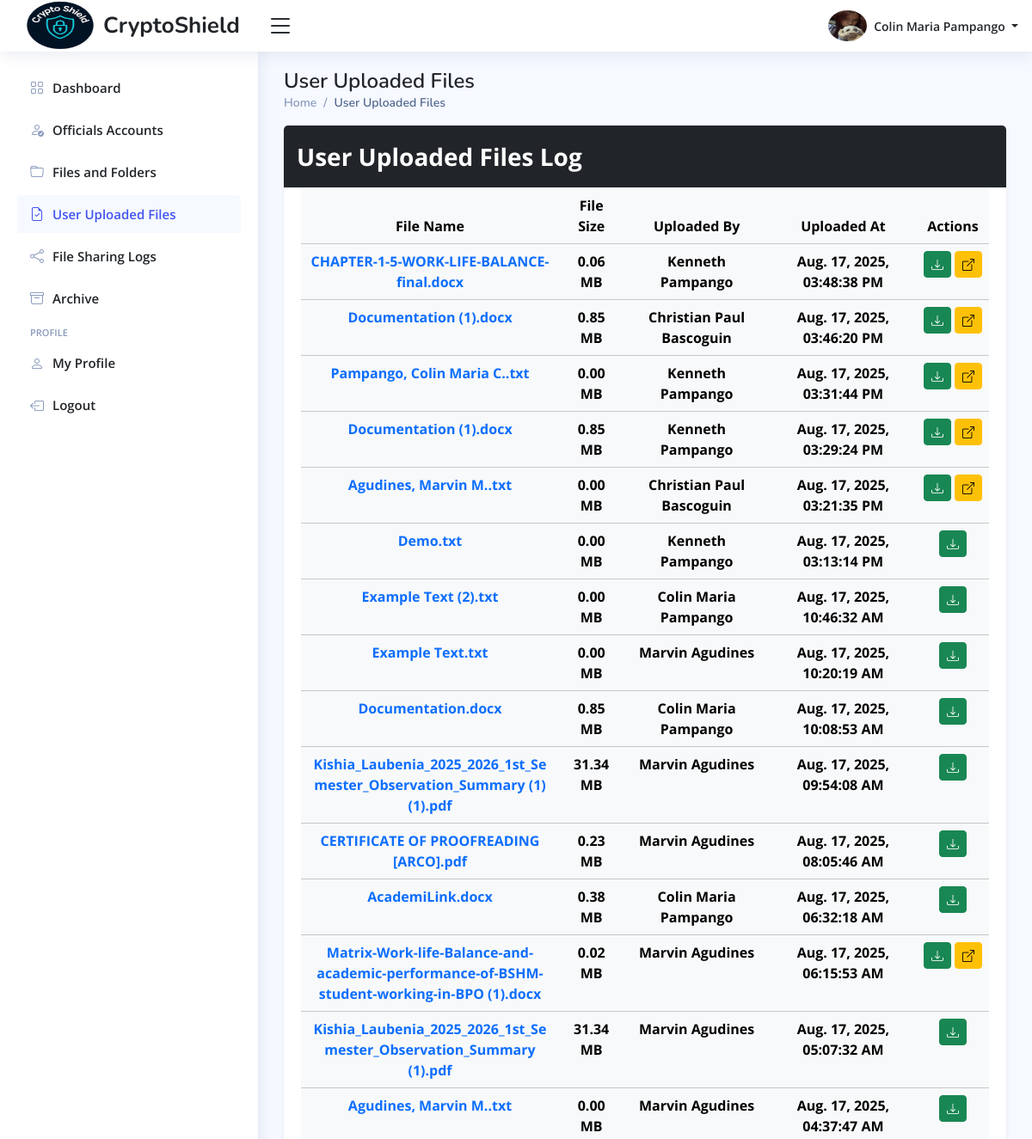
The page /admin/home.php?page=user-uploaded-files (signed in, upper part) on the database as committed earlier.
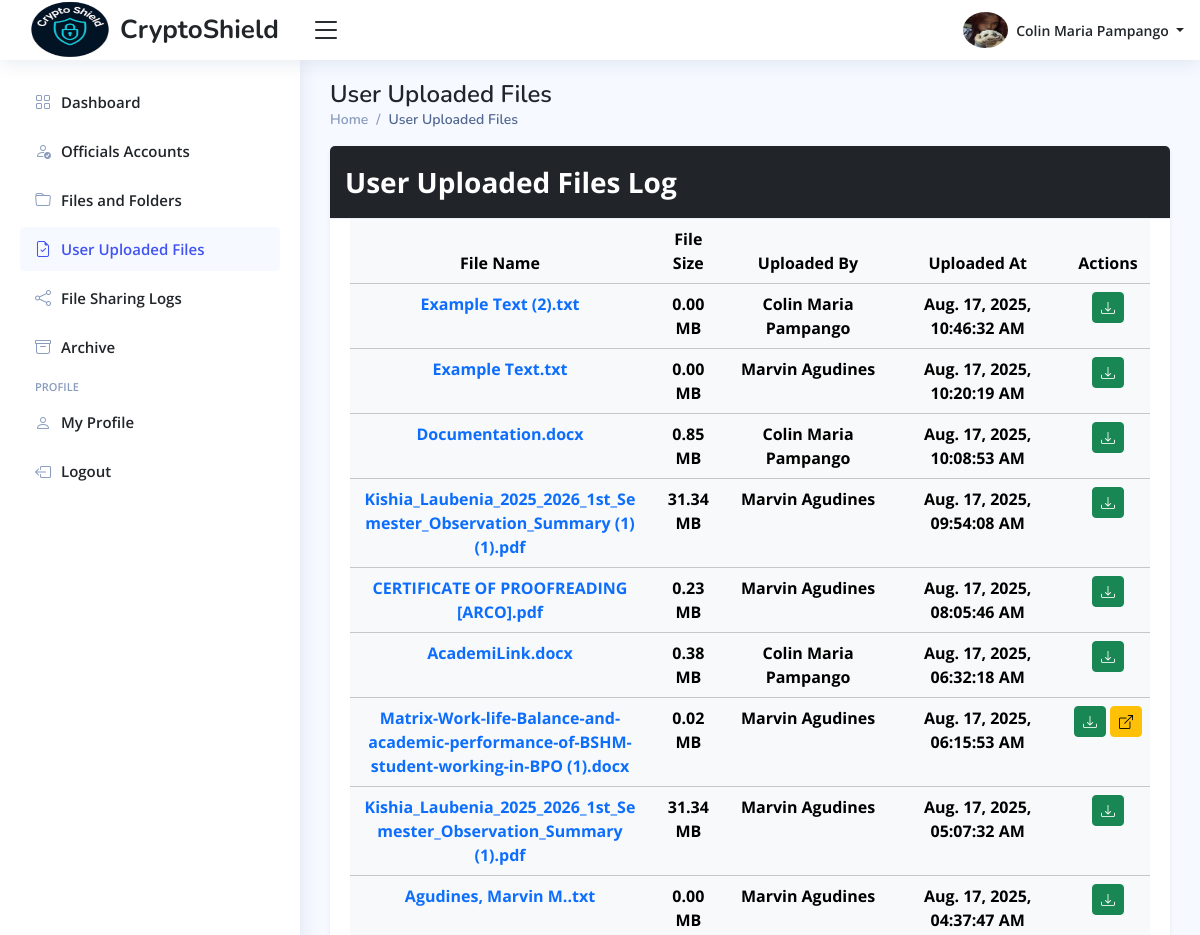
The same page on the database as committed later.
### tables this page shows
CREATE TABLE `officials_files_tbl` (
  `file_id` int(11) NOT NULL,
  `folder_id` int(11) DEFAULT NULL,
  `file_name` varchar(255) NOT NULL,
  `stored_file_name` varchar(255) NOT NULL,
  `processed_file_name` varchar(255) NOT NULL,
  `file_size` decimal(11,2) NOT NULL,
  `brgy_captain_download` enum('Yes','No') DEFAULT 'Yes',
  `brgy_secretary_download` enum('Yes','No') DEFAULT 'No',
  `brgy_treasurer_download` enum('Yes','No') DEFAULT 'No',
  `brgy_kagawad_download` enum('Yes','No') DEFAULT 'No',
  `sk_chairman_download` enum('Yes','No') DEFAULT 'Yes',
  `sk_kagawad_download` enum('Yes','No') DEFAULT 'No',
  `uploaded_at` timestamp NOT NULL DEFAULT current_timestamp(),
  `modified_at` timestamp NOT NULL DEFAULT current_timestamp() ON UPDATE current_timestamp(),
  `uploaded_by` int(11) DEFAULT NULL
);

### config/format-time.php (called while the page is built, shortened)
<?php
    function format_timestamp($timestamp) {
        $formatted_timestamp = date("M. d, Y, h:i:s A", strtotime($timestamp));
        return $formatted_timestamp;
    }
?>

### admin/pages/user-uploaded-files.php (the view)
<main class="main" id="main">
  <?php
    include_once "includes/pagetitle.php";
  ?>
  <section class="section">
    <div class="row">
      <div class="col-12">
        <div class="card shadow-sm mb-4">
          <div class="card-header bg-dark text-white fw-bold fs-3 d-flex justify-content-between">
            User Uploaded Files Log
          </div>
          <div class="card-body pb-0">
            <table class="table table-light table-hover datatable table-responsive">
              <thead>
                <tr>
                  <th scope="col" class="fixed-column text-center"> File Name </th>
                  <th scope="col" class="text-center"> File Size </th>
                  <th scope="col" class="fixed-column text-center"> Uploaded By </th>
                  <th scope="col" class="fixed-column text-center"> Uploaded At </th>
                  <th scope="col" class="text-center"> Actions </th>
                </tr>
              </thead>
              <tbody>
                <?php
                    $fetch_uploads_logs = $conn->prepare("SELECT
                                                            ofs.*,
                                                            ofl.folder_id,
                                                            CONCAT(oa.first_name, ' ', oa.last_name) AS 'uploaded_by'
                                                        FROM officials_files_tbl ofs
                                                        LEFT JOIN officials_accounts_tbl oa
                                                        ON ofs.uploaded_by = oa.official_id
                                                        LEFT JOIN officials_folder_tbl ofl
                                                        ON ofs.folder_id = ofl.folder_id
                                                        WHERE ofl.is_archive = :is_archive OR ofs.folder_id IS NULL
                                                        ORDER BY ofs.uploaded_at DESC
                                                        ");
                    $fetch_uploads_logs->execute([":is_archive" => "No"]);
                    while ($log_data = $fetch_uploads_logs->fetch()) {
                ?>
                    <tr class="text-center">
                        <td class="fw-bold text-primary fixed-column">
                            <?php echo htmlspecialchars($log_data["file_name"]); ?>
                        </td>
                        <td class="fw-bold">
                            <?php echo htmlspecialchars($log_data["file_size"] . " MB"); ?>
                        </td>
                        <td class="fw-bold">
                            <?php echo htmlspecialchars($log_data["uploaded_by"]); ?>
                        </td>
                        <td class="fw-bold">
                            <?php echo htmlspecialchars(format_timestamp($log_data["uploaded_at"])); ?>
                        </td>
                        <td>
                            <div class="d-flex justify-content-center align-items-center gap-1 ">
                                <a href="../uploads/user-files/<?php echo htmlspecialchars($log_data["stored_file_name"]); ?>"
                                   download="<?php echo htmlspecialchars($log_data["file_name"]); ?>" title="Download: <?php echo htmlspecialchars($log_data["file_name"]); ?>"
                                   class="btn btn-sm btn-success text-white">
                                    <i class="bi bi-download"></i>
                                </a>
                                <?php if($log_data["folder_id"] !== null): ?>
                                  <a href="home.php?page=officials-folder-contents&folder-id=<?php echo htmlspecialchars(base64_encode($log_data["folder_id"])); ?>"
                                    class="btn btn-warning btn-sm" title="Go to Folder">
                                      <i class="bi bi-box-arrow-up-right"></i>
                                  </a>
                                <?php endif; ?>
                            </div>
                        </td>
                    </tr>
                <?php
                }
                ?>
              </tbody>
            </table>
          </div>
        </div>
      </div>
    </div>
  </section>
</main>

Rows that differ between the two databases and show on the page:
removed officials_files_tbl: file_name "CHAPTER-1-5-WORK-LIFE-BALANCE-final.docx", file_size "0.06 MB", uploaded_by "Kenneth Pampango", uploaded_at "Aug. 17, 2025, 03:48:38 PM"
removed officials_files_tbl: file_name "Documentation (1).docx", file_size "0.85 MB", uploaded_by "Christian Paul Bascoguin", uploaded_at "Aug. 17, 2025, 03:46:20 PM"
removed officials_files_tbl: file_name "Pampango, Colin Maria C..txt", file_size "0.00 MB", uploaded_by "Kenneth Pampango", uploaded_at "Aug. 17, 2025, 03:31:44 PM"
removed officials_files_tbl: file_name "Documentation (1).docx", file_size "0.85 MB", uploaded_by "Kenneth Pampango", uploaded_at "Aug. 17, 2025, 03:29:24 PM"
removed officials_files_tbl: file_name "Agudines, Marvin M..txt", file_size "0.00 MB", uploaded_by "Christian Paul Bascoguin", uploaded_at "Aug. 17, 2025, 03:21:35 PM"
removed officials_files_tbl: file_name "Demo.txt", file_size "0.00 MB", uploaded_by "Kenneth Pampango", uploaded_at "Aug. 17, 2025, 03:13:14 PM"
